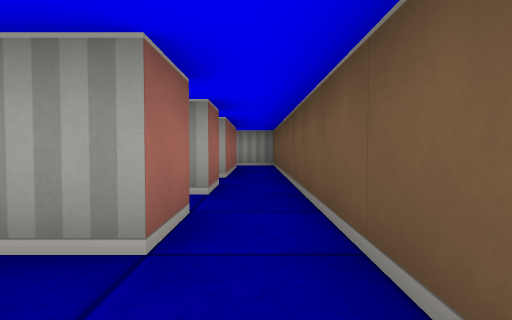
View 1 (above)

20 first-person views from a walk through a cub3D level. The camera is about half as high as the walls, tilts 2° down and sees 75° across. The floor is counted in squares. Each view is taken from the middle of a square. On the plan, view 1 faces up. The plan holds only what a view shows up to about 9 squares ahead; the rest is blank.

View 2
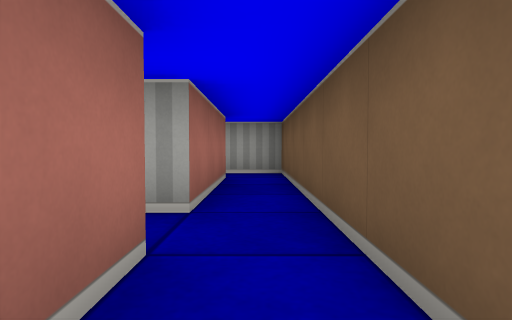

View 3
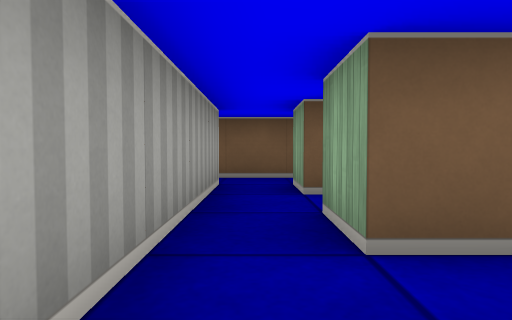

View 4
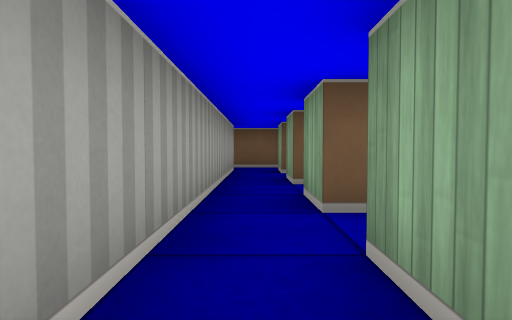

View 5
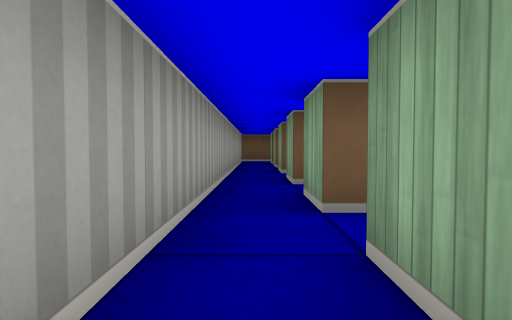

View 6
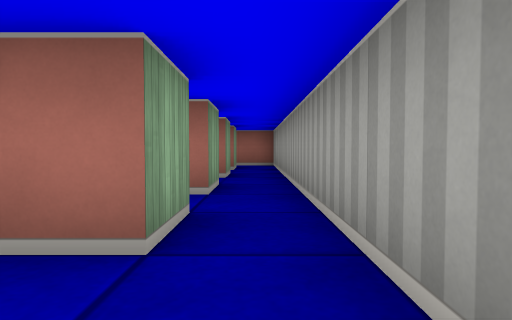

View 7
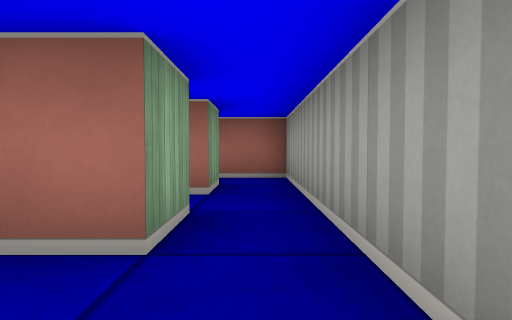

View 8
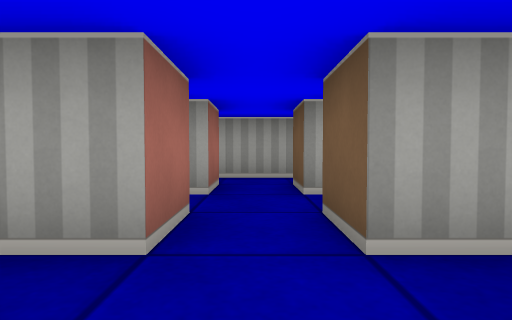

View 9
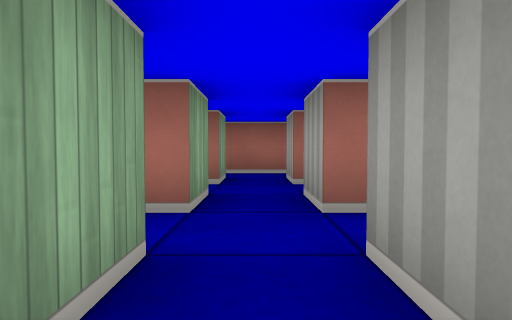

View 10
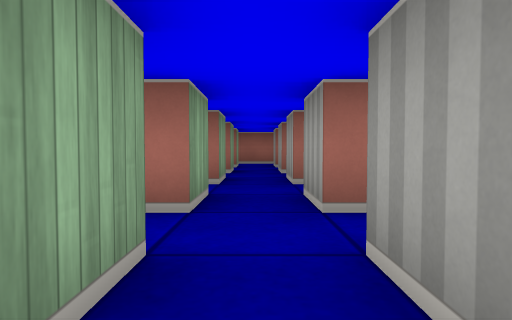

View 11
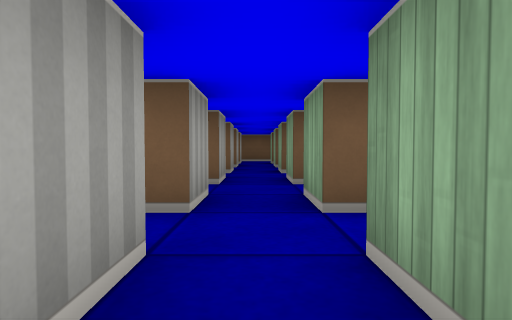

View 12
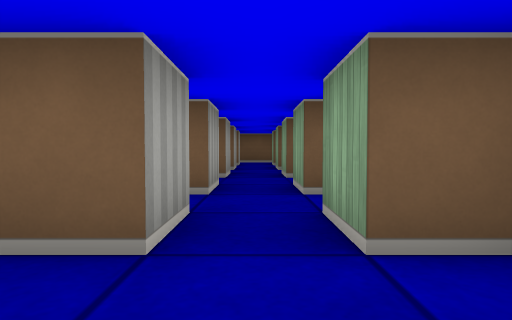

View 13
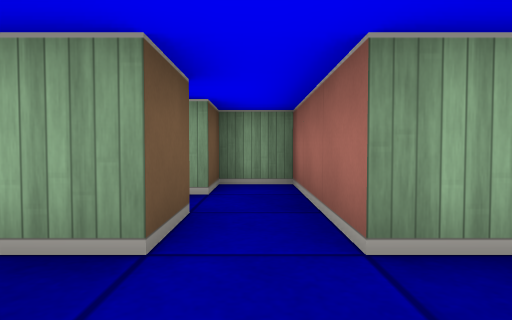

View 14
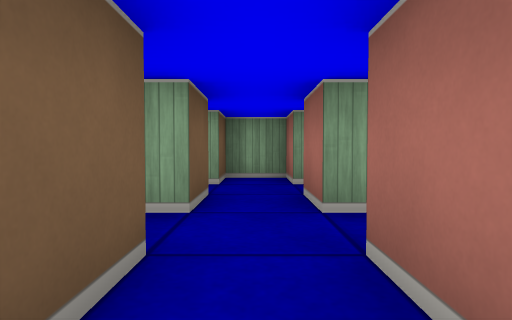

View 15
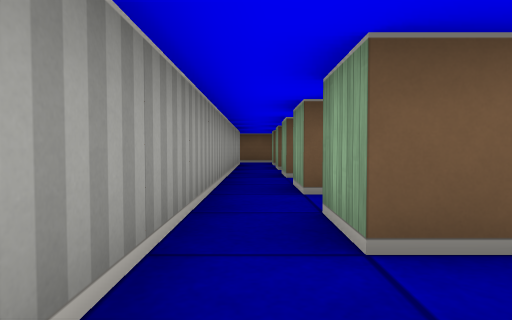

View 16
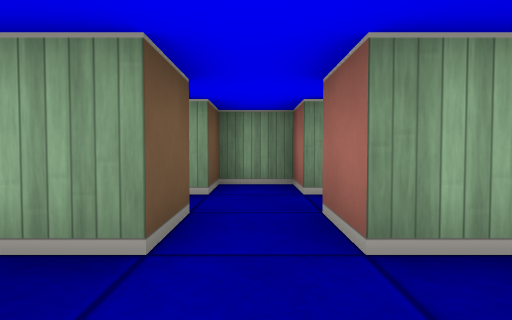

View 17
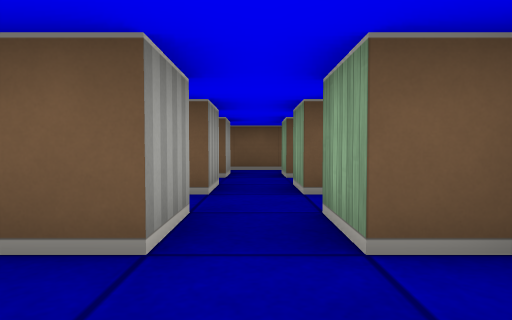

View 18
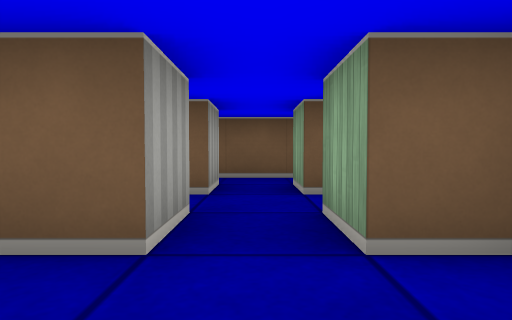

View 19
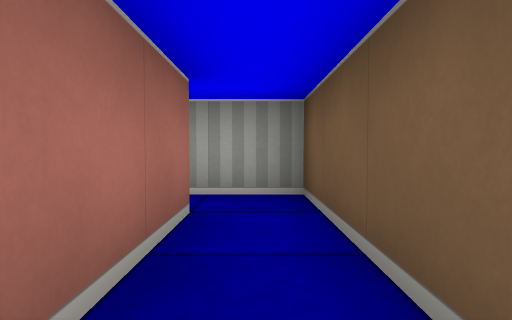

View 20
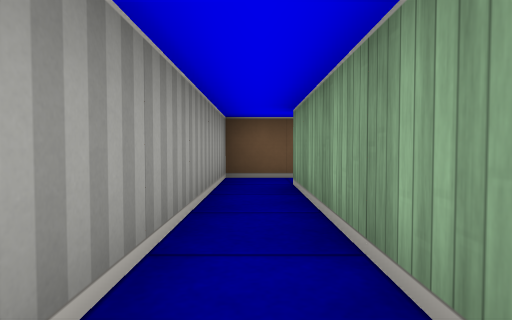

### Floor plan
Points are (right, up) in squares from view 1. A wall is a line through its corners. A room is listed if a view was taken in it or the views show most of it. See-through windows are left out.
Room 1 (views 1, 2, 3, 4, 5, 6, 7, 8, 9, 10, 11, 12, 13, 14, 15, 16, 17, 18)
walls: (-9.5, 3.8) (-9.5, 4.5) (-8.5, 4.5); (-8.5, 1.5) (-9.5, 1.5) (-9.5, 2.2); (-7.2, 2.5) (-6.5, 2.5) (-6.5, 1.5) (-7.5, 1.5); (-10.5, 1.5) (-11.5, 1.5) (-11.5, 2.5) (-11.1, 2.5); (-7.5, 4.5) (-6.5, 4.5); (-11.5, 3.5) (-11.5, 4.5) (-10.5, 4.5) (-10.5, 3.8); (-7.5, 0.5) (-6.5, 0.5) (-6.5, -0.5) (-5.5, -0.5) (-5.5, 0.5) (-4.5, 0.5); (-9.5, -0.2) (-9.5, 0.5) (-8.5, 0.5); (-12.5, 2.5) (-12.5, 1.5) (-13.5, 1.5); (-5.5, 4.5) (-4.5, 4.5); (-13.5, 4.5) (-12.5, 4.5) (-12.5, 3.5); (-4.5, 1.5) (-5.5, 1.5) (-5.5, 2.5) (-4.8, 2.5); (-13.5, 0.5) (-12.5, 0.5) (-12.5, -0.5) (-11.5, -0.5) (-11.5, 0.5) (-10.5, 0.5) (-10.5, 0.1); (-3.5, 3.8) (-3.5, 4.5) (-2.5, 4.5); (-14.5, 1.5) (-15.5, 1.5) (-15.5, 2.5); (-3.5, -0.2) (-3.5, 0.5) (-2.5, 0.5); (-15.5, 3.5) (-15.5, 4.5) (-14.5, 4.5) (-14.5, 3.8); (-2.5, 1.5) (-3.5, 1.5) (-3.5, 2.2); (-15.5, 0.5) (-14.5, 0.5) (-14.5, 0.1); (-16.5, 2.5) (-16.5, 1.5) (-17.5, 1.5) (-17.5, 2.5) (-16.8, 2.5); (-1.5, 4.5) (-0.5, 4.5) (-0.5, 3.5); (-1.5, 0.5) (-0.5, 0.5); (-0.5, 2.5) (-0.5, 1.5) (-1.5, 1.5); (-17.5, 4.5) (-16.5, 4.5) (-16.5, 3.5); (-0.5, 5.5) (-18.5, 5.5) (-18.5, 4.4); (-18.5, 2.5) (-18.5, -0.5) (-17.5, -0.5) (-17.5, 0.5) (-16.5, 0.5); (0.5, 0.4) (0.5, 5.6)
ways out: opening at (0, 6) to room 2; opening at (-19, 3)
Room 2 (view 19)
walls: (-0.5, 8.5) (-0.5, 5.5); (0.5, 5.6) (0.5, 9.5) (-0.5, 9.5)
ways out: opening at (0, 6) to room 1; opening at (0, 9) to room 3
Room 3 (view 20)
walls: (-4.4, 8.5) (-0.5, 8.5); (-0.5, 9.5) (-4.4, 9.5)
ways out: opening at (0, 9) to room 2

Where each view was taken, in squares from view 1:
view 1: 0 up, 0 right, facing up
view 2: 3 up, 0 right, facing up
view 3: 5 up, 5 left, facing right
view 4: 5 up, 8 left, facing right
view 5: 5 up, 12 left, facing right
view 6: 5 up, 9 left, facing left
view 7: 5 up, 13 left, facing left
view 8: 0 up, 16 left, facing up
view 9: 1 up, 12 left, facing left
view 10: 1 up, 8 left, facing left
view 11: 1 up, 12 left, facing right
view 12: 1 up, 11 left, facing right
view 13: 4 up, 18 left, facing down
view 14: 5 up, 12 left, facing down
view 15: 5 up, 11 left, facing right
view 16: 4 up, 6 left, facing down
view 17: 1 up, 7 left, facing right
view 18: 1 up, 5 left, facing right
view 19: 6 up, 0 right, facing up
view 20: 9 up, 5 left, facing right
